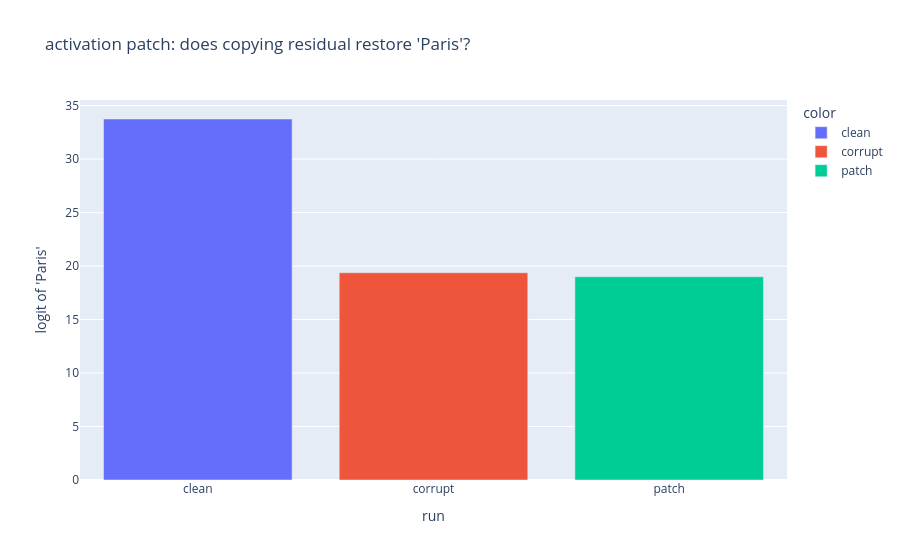

Notebook cell for this chart:
### Code cell
# viz — patch: token streams (lengths must match) + three logits. Orange ring = patched layer.
show_token_stream(tok, enc_c, title="CLEAN")
show_token_stream(tok, enc_x, title="CORRUPT")
show_tensor(clean_h, "clean residual at last token [1, hidden]")

def _logit(t):
    return float(to_cpu_f32(t)[answer_id])

plot_patch_logits(ANSWER, _logit(clean_logits), _logit(corrupt_logits), _logit(patched_logits)).show()
draw_residual_stack(n_layers, highlight=PATCH_LAYER, highlight_label=f"patched layer {PATCH_LAYER}")
plt.show()

### Figure 1 — Plotly figure (JSON) as saved in the notebook; plotly's stock layout.template omitted (floating-point values rounded to 4 significant figures)
{"data": [{"hovertemplate": "color=clean<br>run=%{x}<br>logit of 'Paris'=%{y}<extra></extra>", "legendgroup": "clean", "marker": {"color": "#636efa", "pattern": {"shape": ""}}, "name": "clean", "orientation": "v", "showlegend": true, "textposition": "auto", "type": "bar", "x": ["clean"], "xaxis": "x", "y": [33.75], "yaxis": "y"}, {"hovertemplate": "color=corrupt<br>run=%{x}<br>logit of 'Paris'=%{y}<extra></extra>", "legendgroup": "corrupt", "marker": {"color": "#EF553B", "pattern": {"shape": ""}}, "name": "corrupt", "orientation": "v", "showlegend": true, "textposition": "auto", "type": "bar", "x": ["corrupt"], "xaxis": "x", "y": [19.38], "yaxis": "y"}, {"hovertemplate": "color=patch<br>run=%{x}<br>logit of 'Paris'=%{y}<extra></extra>", "legendgroup": "patch", "marker": {"color": "#00cc96", "pattern": {"shape": ""}}, "name": "patch", "orientation": "v", "showlegend": true, "textposition": "auto", "type": "bar", "x": ["patch"], "xaxis": "x", "y": [19.0], "yaxis": "y"}], "layout": {"barmode": "relative", "legend": {"title": {"text": "color"}, "tracegroupgap": 0}, "title": {"text": "activation patch: does copying residual restore 'Paris'?"}, "xaxis": {"anchor": "y", "domain": [0, 1], "title": {"text": "run"}}, "yaxis": {"anchor": "x", "domain": [0, 1], "title": {"text": "logit of 'Paris'"}}}}
